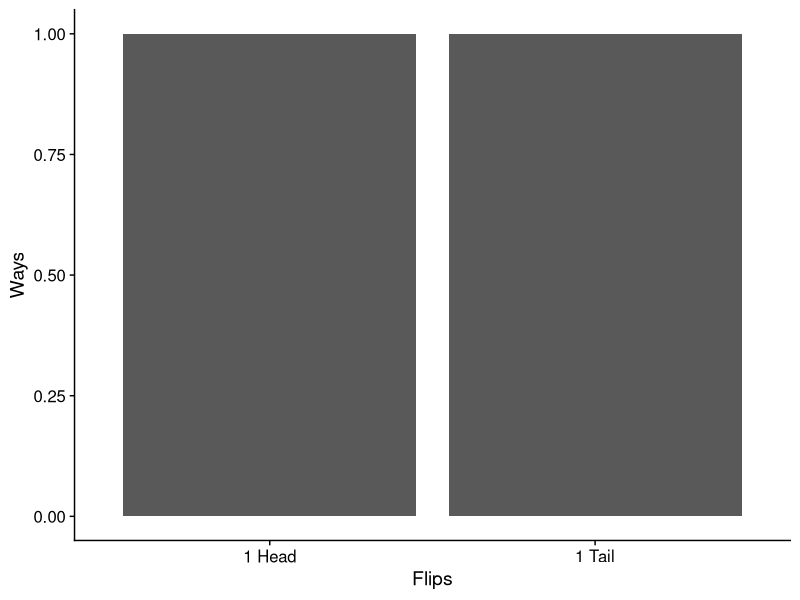
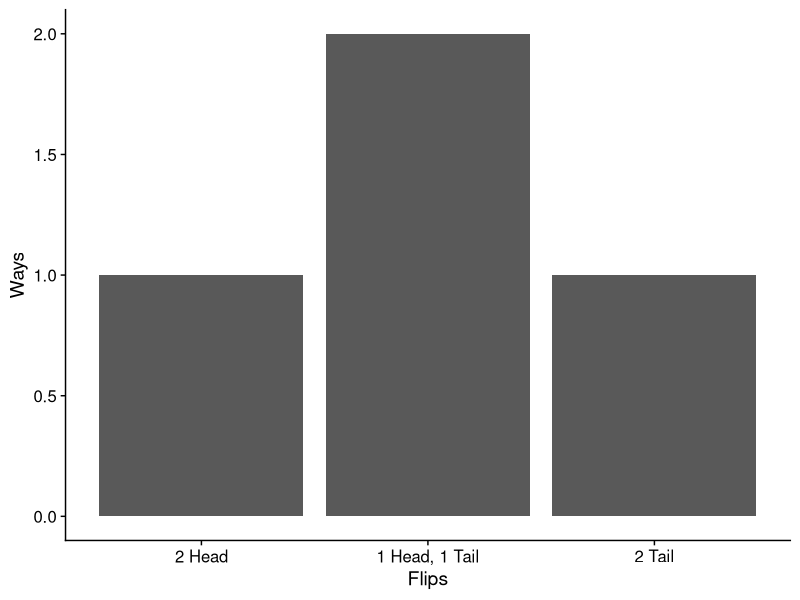
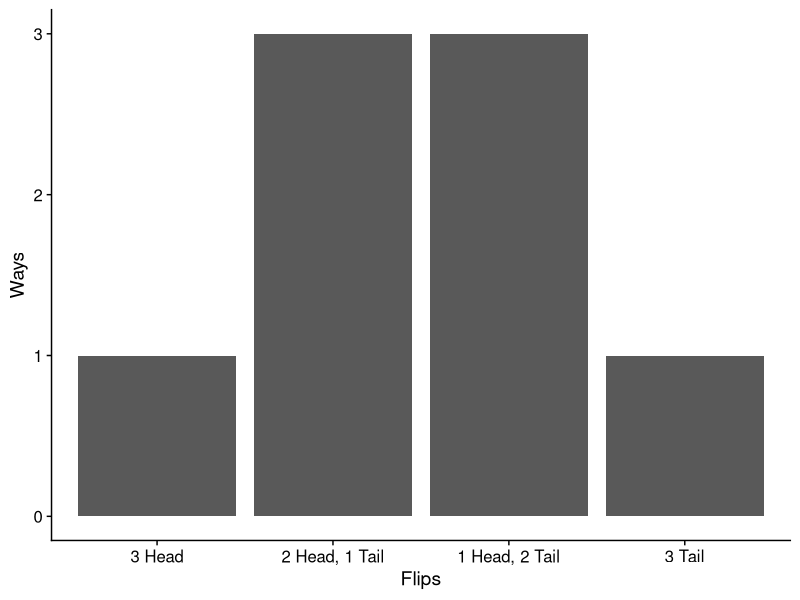
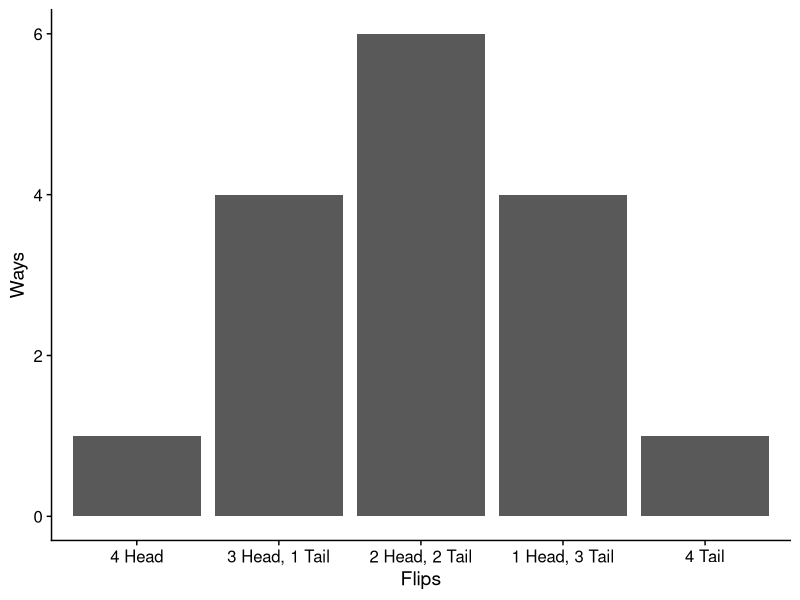
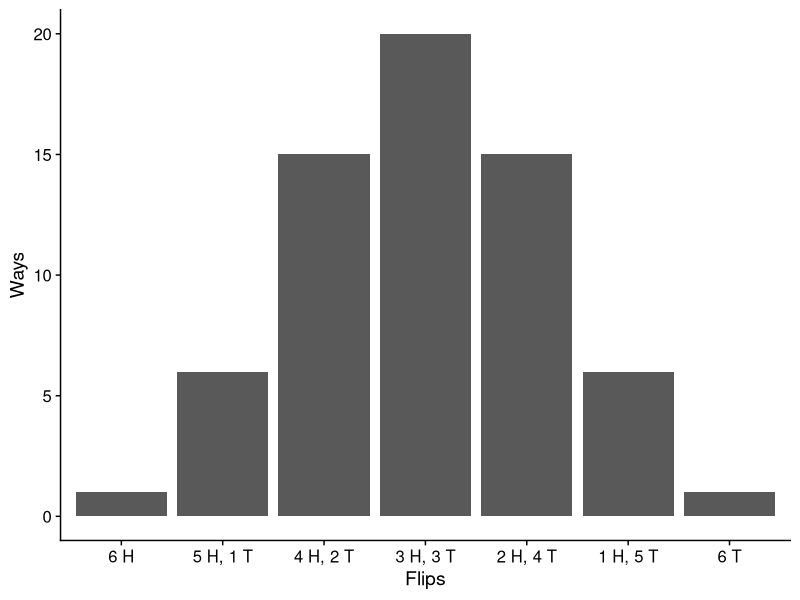

The R script that drew these images, in order:
## ---- chunk 1
#| echo: false
#| message: false

library(tidyverse)
library(readxl)
library(cowplot)
theme_set(theme_cowplot())
## ---- chunk 2
flip1 <- tibble(
  Ways = c(1, 1),
  Flips = c("1 Head", "1 Tail")
)

flip1 |> ggplot(aes(x = Flips, y = Ways)) +
  geom_bar(stat = "Identity")
## ---- chunk 3
#| echo: false
#| fig-height: 3
#| fig-align: center

flip2 <- tibble(
  Ways = c(1, 2, 1),
  Flips = c("2 Head", "1 Head, 1 Tail", "2 Tail")) |> 
  mutate(Flips = fct_inorder(Flips))

flip2 |> ggplot(aes(x = Flips, y = Ways)) +
  geom_bar(stat = "Identity")
## ---- chunk 4
#| echo: false
#| fig-height: 3
#| fig-align: center

flip3 <- tibble(
  Ways = c(1, 3, 3, 1),
  Flips = c("3 Head", "2 Head, 1 Tail", "1 Head, 2 Tail",
            "3 Tail")) |> 
  mutate(Flips = fct_inorder(Flips))

flip3 |> ggplot(aes(x = Flips, y = Ways)) +
  geom_bar(stat = "Identity")
## ---- chunk 5
#| echo: false
#| fig-height: 3
#| fig-align: center

flip4 <- tibble(
  Ways = c(1, 4, 6, 4, 1),
  Flips = c("4 Head", "3 Head, 1 Tail", "2 Head, 2 Tail",
            "1 Head, 3 Tail", "4 Tail")) |> 
  mutate(Flips = fct_inorder(Flips))

flip4 |> ggplot(aes(x = Flips, y = Ways)) +
  geom_bar(stat = "Identity")
## ---- chunk 6
#| echo: false
#| fig-align: center

flip6 <- tibble(
  Ways = c(1, 6, 15, 20, 15, 6, 1),
  Flips = c("6 H", "5 H, 1 T", "4 H, 2 T",
            "3 H, 3 T", "2 H, 4 T", 
            "1 H, 5 T", "6 T")) |> 
  mutate(Flips = fct_inorder(Flips))

flip6 |> ggplot(aes(x = Flips, y = Ways)) +
  geom_bar(stat = "Identity")
## ---- chunk 7
#| echo: true

0.25 ^ 10
dbinom(x = 0, size = 10, prob = 0.75)
## ---- chunk 8
#| echo: true

0.75 ^ 10
dbinom(x = 10, size = 10, prob = 0.75)
## ---- chunk 9
#| echo: true

dbinom(x = 5, size = 10, prob = 0.75)
## ---- chunk 10
#| echo: true

dbinom(x = 5:10, size = 10, prob = 0.75)
## ---- chunk 11
#| echo: true

sum(dbinom(x = 5:10, size = 10, prob = 0.75))
## ---- chunk 12
#| echo: true

sum(dbinom(1:3, 3, prob = 0.75))
